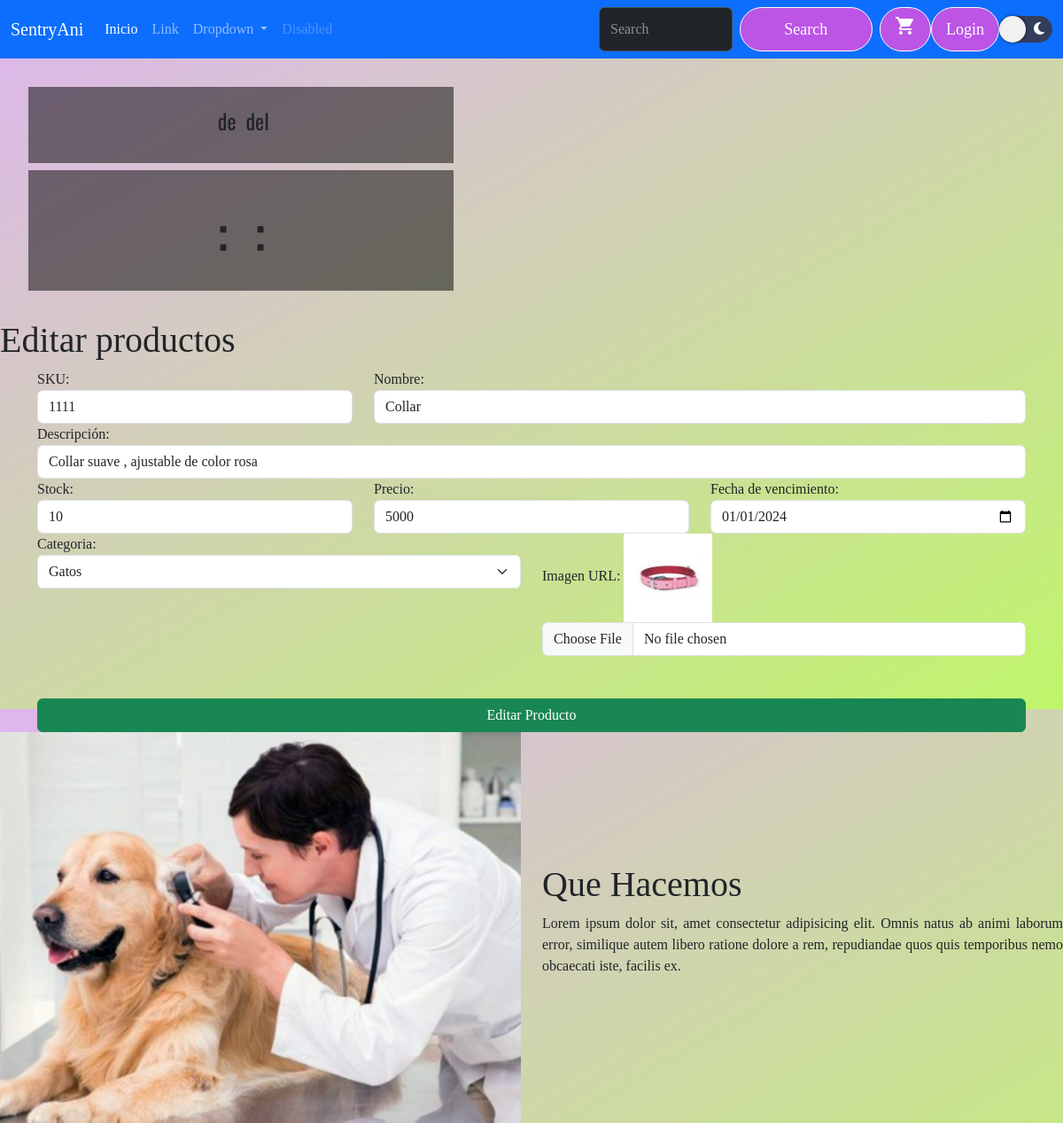
The page /editarPro/1111 on the database its author committed.
### apps/SentryAni/models.py (models this page shows, shortened)
class Producto(models.Model):
    sku = models.IntegerField(primary_key=True)
    nombre = models.CharField(max_length=100, null=False)
    descripcion = models.CharField(max_length=150,null=False)
    stock = models.IntegerField(null=False)
    precio = models.IntegerField(null=False)
    fecha_ingreso = models.DateField(auto_now_add=True)
    fecha_vencimiento = models.DateField(null=True,blank=True)
    categoria_id = models.ForeignKey(Categoria,on_delete=models.CASCADE)
    image_url = models.ImageField(upload_to="imagenesProductos")

### apps/SentryAni/views.py (the view)
# urls.py: path('editarPro/<sku>',views.cargarEditarProducto),
def cargarEditarProducto(request,sku):
    productos = Producto.objects.get(sku = sku)
    categorias = Categoria.objects.all()
    cateId = productos.categoria_id
    productoCategoria = Categoria.objects.get(categoria_id = cateId.categoria_id).categoria_id
    return render(request,"editarPro.html",{"prod":productos, "cate":categorias,"categoriaId":productoCategoria})

### apps/SentryAni/templates/editarPro.html
{% extends './base.html' %}
{% load static %}
{% block head %}
  <link rel="stylesheet" type="text/css" href="{% static 'css/style.css' %}">
  {% endblock %}
{% block body %}
    <h1>Editar productos</h1>
    <div class="container">
        <form action="/editarProductoForm" method="POST" enctype="multipart/form-data"> {% csrf_token %}
            <div class="row">
                <div class="col-md-4">
                    <label for="txtSku">SKU:</label>
                    <input readonly value="{{prod.sku}}" name="txtSku" id="txtSku" type="text" class="form-control">
                </div>
                <div class="col-md-8">
                    <label for="txtNombre">Nombre:</label>
                    <input value="{{prod.nombre}}" name="txtNombre" id="txtNombre" type="text" class="form-control">
                </div>
                <div class="col-md-12">
                    <label for="txtDescripcion">Descripción:</label>
                    <input value="{{prod.descripcion}}" name="txtDescripcion" id="txtDescripcion" type="text" class="form-control">
                </div>
                <div class="col-md-4">
                    <label for="txtStock">Stock:</label>
                    <input value="{{prod.stock}}" name="txtStock" id="txtStock" type="text" class="form-control">
                </div>
                <div class="col-md-4">
                    <label for="txtPrecio">Precio:</label>
                    <input value="{{prod.precio}}" name="txtPrecio" id="txtPrecio" type="number" class="form-control">
                </div>
                <div class="col-md-4">
                    <label for="fechaVencimientoSel">Fecha de vencimiento:</label>
                    <input value="{{prod.fecha_vencimiento|date:'Y-m-d'}}" type="date" name="fechaVencimientoSel" id="fechaVencimientoSel" type="text" class="form-control">
                </div>
                <div class="col-md-6">
                    <label for="cmbCategoria">Categoria:</label>
                    <select name="cmbCategoria" id="cmbCategoria" class="form-select" aria-label="Default select example">
                        {% for c in cate %}
                        <option value="{{c.categoria_id}}" {% if categoriaId == c.categoria_id %} selected {% endif %}>{{c.nombre}}</option>
                        {% endfor %}
                      </select>
                </div>
                <div class="col-md-6">
                    <label for="txtImg">Imagen URL:</label>
                    <img src="{{prod.image_url.url}}" alt="" height="100">
                    <input  name="txtImg" id="txtImg" type="file" class="form-control">
                </div>
            </div>
            <button class="btn btn-success mt-5 w-100">Editar Producto</button>
        </form>
    </div>
    {% endblock %}

### apps/SentryAni/static/css/style.css (style rules this page uses)
* { margin: 0; padding: 0; -webkit-box-sizing: border-box; -moz-box-sizing: border-box; box-sizing: border-box; }

### rows shown on the page
Producto: txtSku "1111", txtNombre "Collar", txtDescripcion "Collar suave , ajustable de color rosa", txtStock "10", txtPrecio "5000", fechaVencimientoSel "01/01/2024", image_url (picture)

### other values the page prints
form field cmbCategoria "Gatos"
